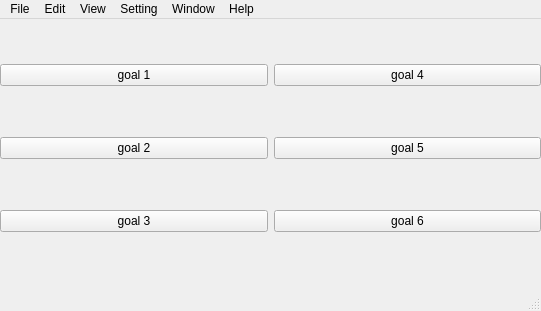
<?xml version="1.0" encoding="UTF-8"?>
<ui version="4.0">
 <class>MainWindow</class>
 <widget class="QMainWindow" name="MainWindow">
  <property name="geometry">
   <rect>
    <x>0</x>
    <y>0</y>
    <width>541</width>
    <height>311</height>
   </rect>
  </property>
  <property name="windowTitle">
   <string>MainWindow</string>
  </property>
  <widget class="QWidget" name="centralwidget">
   <widget class="QWidget" name="gridLayoutWidget">
    <property name="geometry">
     <rect>
      <x>0</x>
      <y>0</y>
      <width>541</width>
      <height>261</height>
     </rect>
    </property>
    <layout class="QGridLayout" name="gridLayout">
     <item row="0" column="0">
      <widget class="QPushButton" name="g1">
       <property name="text">
        <string>goal 1</string>
       </property>
      </widget>
     </item>
     <item row="2" column="0">
      <widget class="QPushButton" name="g3">
       <property name="text">
        <string>goal 3</string>
       </property>
      </widget>
     </item>
     <item row="0" column="1">
      <widget class="QPushButton" name="g4">
       <property name="text">
        <string>goal 4</string>
       </property>
      </widget>
     </item>
     <item row="1" column="0">
      <widget class="QPushButton" name="g2">
       <property name="text">
        <string>goal 2</string>
       </property>
      </widget>
     </item>
     <item row="2" column="1">
      <widget class="QPushButton" name="g6">
       <property name="text">
        <string>goal 6</string>
       </property>
      </widget>
     </item>
     <item row="1" column="1">
      <widget class="QPushButton" name="g5">
       <property name="text">
        <string>goal 5</string>
       </property>
      </widget>
     </item>
    </layout>
   </widget>
  </widget>
  <widget class="QMenuBar" name="menubar">
   <property name="geometry">
    <rect>
     <x>0</x>
     <y>0</y>
     <width>541</width>
     <height>22</height>
    </rect>
   </property>
   <widget class="QMenu" name="menuMove">
    <property name="title">
     <string>File</string>
    </property>
   </widget>
   <widget class="QMenu" name="menuEdit">
    <property name="title">
     <string>Edit</string>
    </property>
   </widget>
   <widget class="QMenu" name="menuView">
    <property name="title">
     <string>View</string>
    </property>
   </widget>
   <widget class="QMenu" name="menuSetting">
    <property name="title">
     <string>Setting</string>
    </property>
   </widget>
   <widget class="QMenu" name="menuWindow">
    <property name="title">
     <string>Window</string>
    </property>
   </widget>
   <widget class="QMenu" name="menuHelp">
    <property name="title">
     <string>Help</string>
    </property>
   </widget>
   <addaction name="menuMove"/>
   <addaction name="menuEdit"/>
   <addaction name="menuView"/>
   <addaction name="menuSetting"/>
   <addaction name="menuWindow"/>
   <addaction name="menuHelp"/>
  </widget>
  <widget class="QStatusBar" name="statusbar"/>
 </widget>
 <resources/>
 <connections/>
</ui>
